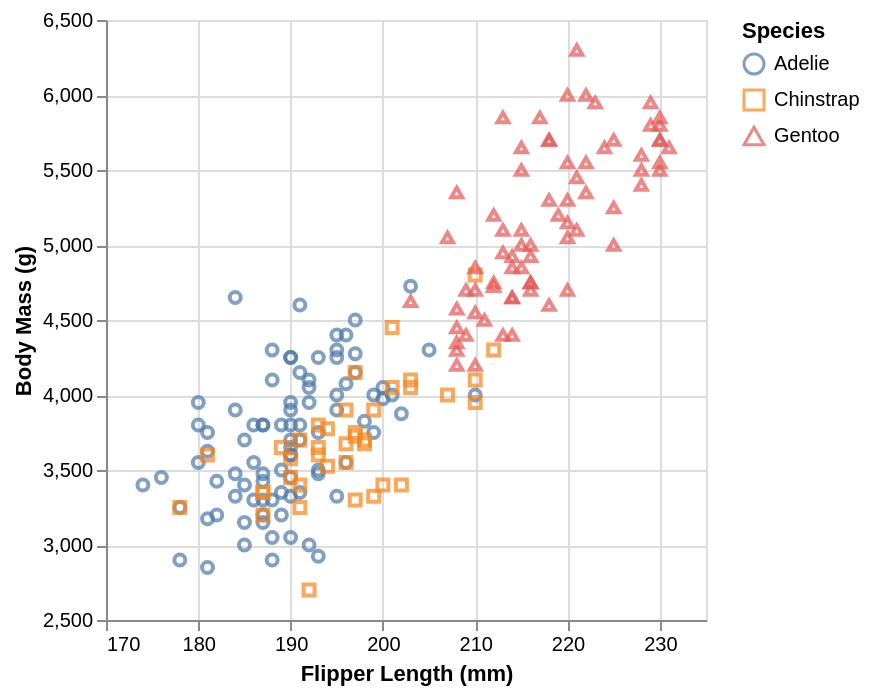

Vega-Lite specification stored for this chart:
### Vega-Lite specification from a JSON file in a GitHub repository (floating-point values rounded to 4 significant figures; data arrays with more than 128 entries replaced by an {"elided": "..."} marker saying what was removed)
{"$schema": "https://vega.github.io/schema/vega-lite/v6.json", "data": {"values": {"elided": "200 records"}}, "mark": "point", "encoding": {"x": {"field": "Flipper Length (mm)", "type": "quantitative", "scale": {"zero": false}}, "y": {"field": "Body Mass (g)", "type": "quantitative", "scale": {"zero": false}}, "color": {"field": "Species", "type": "nominal"}, "shape": {"field": "Species", "type": "nominal"}}}
